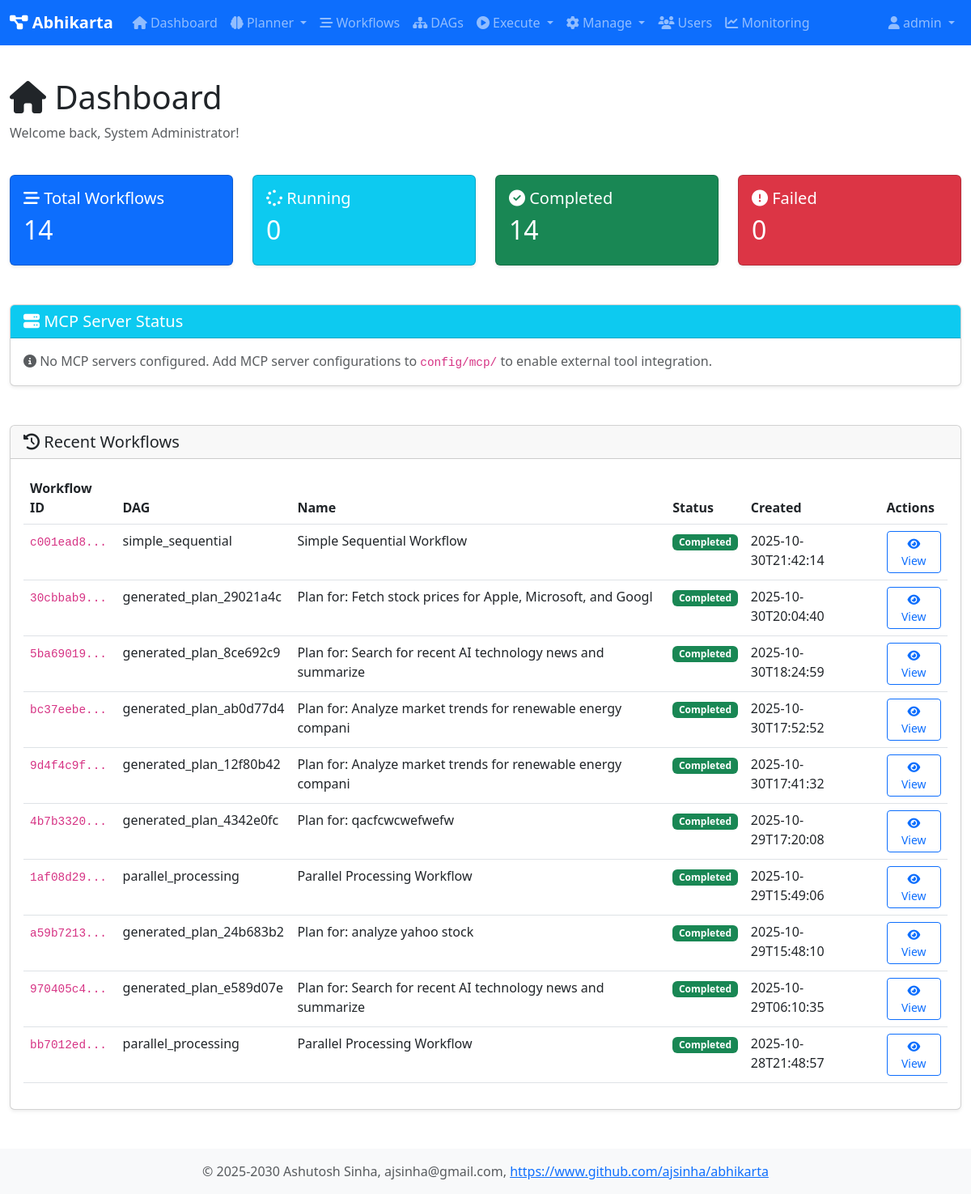
Before: /dashboard (signed in) with the older database file.
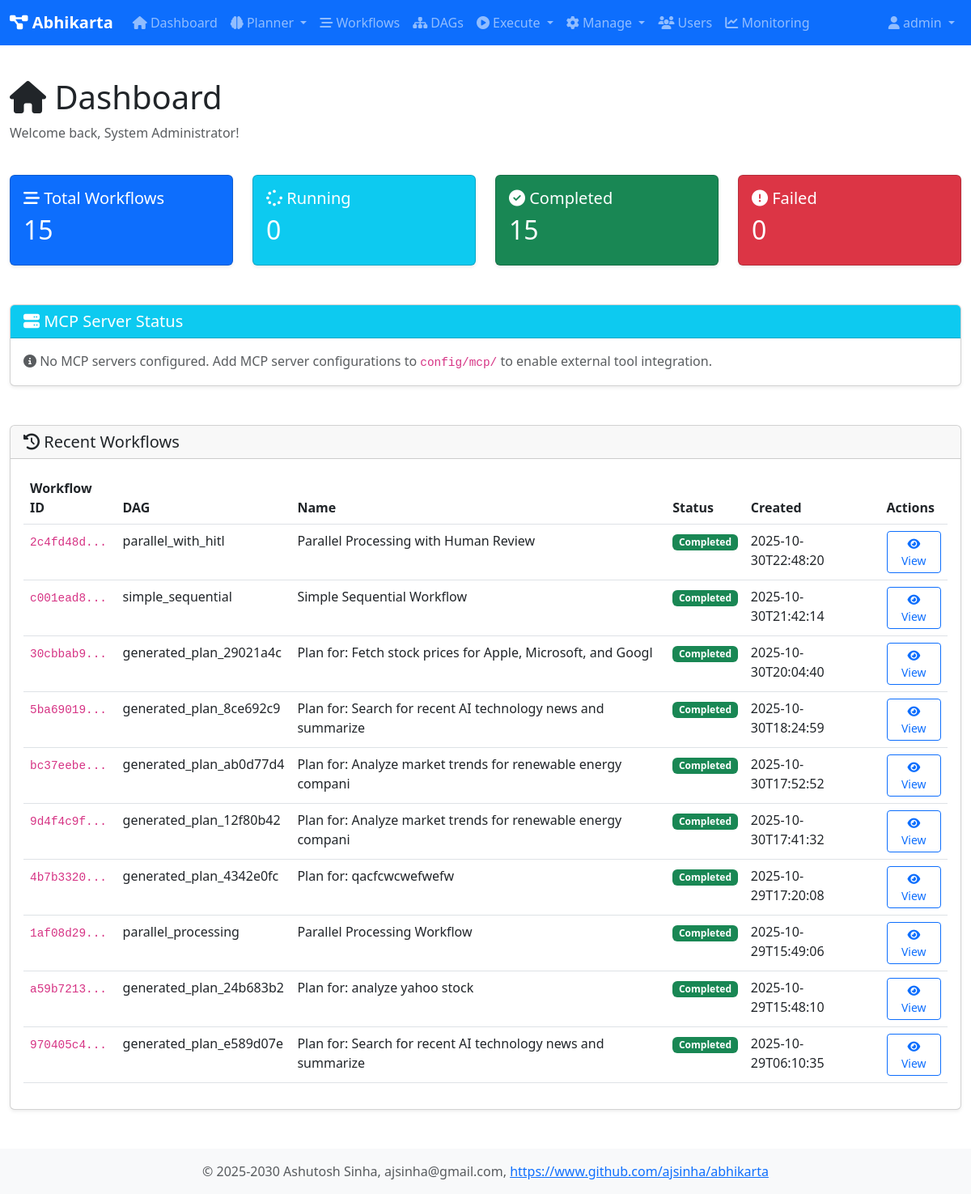
After: the same page with the newer database file.
### tables this page shows
CREATE TABLE workflows (
                workflow_id TEXT PRIMARY KEY,
                dag_id TEXT NOT NULL,
                session_id TEXT,
                name TEXT,
                description TEXT,
                status TEXT DEFAULT 'pending',
                created_at TEXT DEFAULT CURRENT_TIMESTAMP,
                started_at TEXT,
                completed_at TEXT,
                created_by TEXT,
                graph_json TEXT,
                result TEXT,
                error TEXT
            );

### web/app1.py (the view)
@app.route('/dashboard')
@login_required
def dashboard():
    user = user_registry.get_user(session['user_id'])
    db = get_db()
    total_workflows = db.fetchone("SELECT COUNT(*) as count FROM workflows")['count']
    running_workflows = db.fetchone("SELECT COUNT(*) as count FROM workflows WHERE status = 'running'")['count']
    completed_workflows = db.fetchone("SELECT COUNT(*) as count FROM workflows WHERE status = 'completed'")['count']
    failed_workflows = db.fetchone("SELECT COUNT(*) as count FROM workflows WHERE status = 'failed'")['count']
    recent_workflows = db.fetchall(
        "SELECT * FROM workflows ORDER BY created_at DESC LIMIT 10"
    )
    pending_hitl = orchestrator.get_pending_hitl_requests()
    mcp_servers = tool_registry.get_mcp_servers_status()
    return render_template('dashboard.html',
                         user=user,
                         total_workflows=total_workflows,
                         running_workflows=running_workflows,
                         completed_workflows=completed_workflows,
                         failed_workflows=failed_workflows,
                         recent_workflows=recent_workflows,
                         pending_hitl=len(pending_hitl),
                         mcp_servers=mcp_servers)

### core/user_registry.py (called while the page is built)
    def is_admin(self) -> bool:
        return self.role == 'admin'

    def get_user(self, user_id: str) -> Optional[User]:
        return self._users.get(user_id)

### db/database.py (called while the page is built)
def get_db() -> Database:
    global _db_instance
    if _db_instance is None:
        _db_instance = Database(db_type='sqlite', db_path='/home/ashutosh/PycharmProjects/abhikarta/data/abhikarta.db')
        _db_instance.initialize_schema()
    return _db_instance

    @contextmanager
    def get_connection(self):
        conn = None
        try:
            if self.db_type == 'sqlite':
                conn = sqlite3.connect(self.db_path)
                conn.row_factory = sqlite3.Row
            elif self.db_type == 'postgresql':
                import psycopg2
                import psycopg2.extras
                conn = psycopg2.connect(**self.pg_params)
                conn.cursor_factory = psycopg2.extras.RealDictCursor
            yield conn
            conn.commit()
        except Exception as e:
            if conn:
                conn.rollback()
            raise e
        finally:
            if conn:
                conn.close()

    def fetchone(self, query: str, params: Tuple = ()) -> Optional[Dict[str, Any]]:
        with self.get_connection() as conn:
            cursor = conn.cursor()
            cursor.execute(query, params)
            row = cursor.fetchone()
            return dict(row) if row else None

    def fetchall(self, query: str, params: Tuple = ()) -> List[Dict[str, Any]]:
        with self.get_connection() as conn:
            cursor = conn.cursor()
            cursor.execute(query, params)
            rows = cursor.fetchall()
            return [dict(row) for row in rows]

### tools/tool_registry.py (called while the page is built, shortened)
    def get_mcp_servers_status(self) -> List[Dict[str, Any]]:
        import time
        mcp_servers = []
        if not os.path.exists(self._mcp_config_dir):
            return mcp_servers

### web/app1.py (called while the page is built)
def login_required(f):
    @wraps(f)
    def decorated_function(*args, **kwargs):
        if 'user_id' not in session:
            return redirect(url_for('login'))
        return f(*args, **kwargs)
    return decorated_function

### web/templates/dashboard.html (shortened to what this page needs)
{% extends "base.html" %}
{% block content %}
<div class="row mb-4">
    <div class="col">
        <h1><i class="fas fa-home"></i> Dashboard</h1>
        <p class="text-muted">Welcome back, {{ user.full_name }}!</p>
    </div>
</div>
<div class="row mb-4">
    <div class="col-md-3">
        <div class="card text-white bg-primary">
            <div class="card-body">
                <h5 class="card-title"><i class="fas fa-stream"></i> Total Workflows</h5>
                <h2>{{ total_workflows }}</h2>
            </div>
        </div>
    </div>
    <div class="col-md-3">
        <div class="card text-white bg-info">
            <div class="card-body">
                <h5 class="card-title"><i class="fas fa-spinner"></i> Running</h5>
                <h2>{{ running_workflows }}</h2>
            </div>
        </div>
    </div>
    <div class="col-md-3">
        <div class="card text-white bg-success">
            <div class="card-body">
                <h5 class="card-title"><i class="fas fa-check-circle"></i> Completed</h5>
                <h2>{{ completed_workflows }}</h2>
            </div>
        </div>
    </div>
    <div class="col-md-3">
        <div class="card text-white bg-danger">
            <div class="card-body">
                <h5 class="card-title"><i class="fas fa-exclamation-circle"></i> Failed</h5>
                <h2>{{ failed_workflows }}</h2>
            </div>
        </div>
    </div>
</div>
<div class="row mb-4">
    <div class="col-12">
        <div class="card">
            <div class="card-header bg-info text-white">
                <h5 class="mb-0"><i class="fas fa-server"></i> MCP Server Status</h5>
            </div>
            <div class="card-body">
                {% if mcp_servers %}
                <div class="row">
                    {% for server in mcp_servers %}
                    <div class="col-md-4 mb-3">
                        <div class="card border-{{ 'success' if server.status == 'online' else 'danger' }}">
                            <div class="card-body">
                                <div class="d-flex justify-content-between align-items-center mb-2">
                                    <h6 class="mb-0"><i class="fas fa-cube"></i> {{ server.name }}</h6>
                                    {% if server.status == 'online' %}
                                        <span class="badge bg-success"><i class="fas fa-check-circle"></i> Online</span>
                                    {% else %}
                                        <span class="badge bg-danger"><i class="fas fa-times-circle"></i> Offline</span>
                                    {% endif %}
                                </div>
                                <p class="small text-muted mb-2">
                                    <i class="fas fa-link"></i> {{ server.url }}
                                </p>
                                <div class="small">
                                    <strong>Tools:</strong> {{ server.tool_count }}
                                    {% if server.status == 'online' %}
                                        <br><strong>Response Time:</strong> {{ server.response_time }}ms
                                    {% endif %}
                                </div>
                            </div>
                        </div>
                    </div>
                    {% endfor %}
                </div>
                <div class="text-end">
                    <button class="btn btn-sm btn-outline-secondary" onclick="refreshMCPStatus()">
                        <i class="fas fa-sync-alt"></i> Refresh Status
                    </button>
                </div>
                {% else %}
                <p class="text-muted mb-0">
                    <i class="fas fa-info-circle"></i> No MCP servers configured.
                    Add MCP server configurations to <code>config/mcp/</code> to enable external tool integration.
                </p>
                {% endif %}
            </div>
        </div>
    </div>
</div>
<div class="row">
    <div class="col-12">
        <div class="card">
            <div class="card-header">
                <h5 class="mb-0"><i class="fas fa-history"></i> Recent Workflows</h5>
            </div>
            <div class="card-body">
                {% if recent_workflows %}
                <div class="table-responsive">
                    <table class="table table-hover">
                        <thead>
                            <tr>
                                <th>Workflow ID</th>
                                <th>DAG</th>
                                <th>Name</th>
                                <th>Status</th>
                                <th>Created</th>
                                <th>Actions</th>
                            </tr>
                        </thead>
                        <tbody>
                            {% for workflow in recent_workflows %}
                            <tr>
                                <td><code>{{ workflow.workflow_id[:8] }}...</code></td>
                                <td>{{ workflow.dag_id }}</td>
                                <td>{{ workflow.name or 'N/A' }}</td>
                                <td>
                                    {% if workflow.status == 'running' %}
                                        <span class="badge bg-info">Running</span>
                                    {% elif workflow.status == 'completed' %}
                                        <span class="badge bg-success">Completed</span>
                                    {% elif workflow.status == 'failed' %}
                                        <span class="badge bg-danger">Failed</span>
                                    {% else %}
                                        <span class="badge bg-secondary">{{ workflow.status }}</span>
                                    {% endif %}
                                </td>
                                <td>{{ workflow.created_at[:19] }}</td>
                                <td>
                                    <a href="{{ url_for('workflow_detail', workflow_id=workflow.workflow_id) }}"
                                       class="btn btn-sm btn-outline-primary">
                                        <i class="fas fa-eye"></i> View
                                    </a>
                                </td>
                            </tr>
                            {% endfor %}
                        </tbody>
                    </table>
                </div>
                {% else %}
                <p class="text-muted">No workflows yet. <a href="{{ url_for('dags') }}">Execute a DAG</a> to get started.</p>
                {% endif %}
            </div>
        </div>
    </div>
</div>
{% endblock %}

### web/templates/base.html (shortened to what this page needs)
<!DOCTYPE html>
<html lang="en">
<head>
    <link href="https://cdn.jsdelivr.net/npm/bootstrap@5.3.0/dist/css/bootstrap.min.css" rel="stylesheet">
    <link rel="stylesheet" href="https://cdnjs.cloudflare.com/ajax/libs/font-awesome/6.4.0/css/all.min.css">
    <link href="{{ url_for('static', filename='css/style.css') }}" rel="stylesheet">
</head>
<body>
    {% if user %}
    <nav class="navbar navbar-expand-lg navbar-dark bg-primary">
        <div class="container-fluid">
            <a class="navbar-brand" href="{{ url_for('dashboard') }}">
                <i class="fas fa-project-diagram"></i> Abhikarta
            </a>
            <div class="collapse navbar-collapse" id="navbarNav">
                <ul class="navbar-nav me-auto">
                    <li class="nav-item">
                        <a class="nav-link" href="{{ url_for('dashboard') }}">
                            <i class="fas fa-home"></i> Dashboard
                        </a>
                    </li>
                    <li class="nav-item dropdown">
                        <a class="nav-link dropdown-toggle" href="#" id="plannerDropdown" role="button" data-bs-toggle="dropdown">
                            <i class="fas fa-brain"></i> Planner
                        </a>
                    </li>
                    <li class="nav-item">
                        <a class="nav-link" href="{{ url_for('workflows') }}">
                            <i class="fas fa-stream"></i> Workflows
                        </a>
                    </li>
                    <li class="nav-item">
                        <a class="nav-link" href="{{ url_for('dags') }}">
                            <i class="fas fa-sitemap"></i> DAGs
                        </a>
                    </li>
                    <li class="nav-item dropdown">
                        <a class="nav-link dropdown-toggle" href="#" id="executeDropdown" role="button" data-bs-toggle="dropdown">
                            <i class="fas fa-play-circle"></i> Execute
                        </a>
                    </li>
                    <li class="nav-item dropdown">
                        <a class="nav-link dropdown-toggle" href="#" id="manageDropdown" role="button" data-bs-toggle="dropdown">
                            <i class="fas fa-cog"></i> Manage
                        </a>
                    </li>
                    {% if user.is_admin() %}
                    <li class="nav-item">
                        <a class="nav-link" href="{{ url_for('users') }}">
                            <i class="fas fa-users"></i> Users
                        </a>
                    </li>
                    <li class="nav-item">
                        <a class="nav-link" href="{{ url_for('monitoring_dashboard') }}">
                            <i class="fas fa-chart-line"></i> Monitoring
                        </a>
                    </li>
                    {% endif %}
                </ul>
                <ul class="navbar-nav">
                    <li class="nav-item dropdown">
                        <a class="nav-link dropdown-toggle" href="#" id="userDropdown" role="button" data-bs-toggle="dropdown">
                            <i class="fas fa-user"></i> {{ user.username }}
                        </a>
                    </li>
                </ul>
            </div>
        </div>
    </nav>
    {% endif %}
    <main class="container-fluid py-4">
        {% block content %}{% endblock %}
    </main>
    <footer class="footer mt-auto py-3 bg-light">
        <div class="container text-center">
            <span class="text-muted">© 2025-2030 Ashutosh Sinha, ajsinha@gmail.com,
                <a href="https://www.github.com/ajsinha/abhikarta" target="_blank">https://www.github.com/ajsinha/abhikarta</a>
            </span>
        </div>
    </footer>
</body>
</html>

### web/static/css/style.css (style rules this page uses)
body { min-height: 100vh; display: flex; flex-direction: column; }
main { flex: 1; }
.footer { margin-top: auto; }
.card { margin-bottom: 1.5rem; box-shadow: 0 0.125rem 0.25rem rgba(0,0,0,.075); }
code { font-size: 90%; }
.navbar-brand { font-weight: bold; }

Changed rows visible on the page:
no longer on this page (row unchanged): workflows: workflow_id "bb7012ed", dag_id "parallel_processing", name "Parallel Processing Workflow", status "Completed", created_at "2025-10-28T21:48:57"
added workflows: workflow_id "2c4fd48d", dag_id "parallel_with_hitl", name "Parallel Processing with Human Review", status "Completed", created_at "2025-10-30T22:48:20"
Other visible differences:
{{ total_workflows }}: "14" → "15"
{{ completed_workflows }}: "14" → "15"
